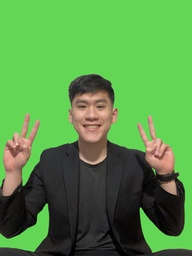
#> input picture Assignment4/image_contest/IMG_1497.jpg, 192 x 256 px, shrunk from 1703 x 2271 before the run, found by its file name
$ python best_photoshop_award.py
#> lines starting #> are read from the running program, lines starting #| are printed output that depends on the picture
### Assignment4/simpleimage.py
#!/usr/bin/env python3

"""
Stanford CS106AP SimpleImage
Nick Parlante, Sonja Johnson-Yu, and Nick Bowman
 -6/2019 version has file reading, pix, and foreach iterator

SimpleImage Features:
Create image:
    image = SimpleImage.blank(400, 200)   # create new image of size
    image = SimpleImage('foo.jpg')        # create from file

Access size
    image.width, image.height

Iterate over all pixels:
    for pixel in image:
        #do something with pixel

Get pix at x,y
    pix = image.get_pix(x, y)
    # pix is RGB tuple like (100, 200, 0)

Set pix at x,y
    image.set_pix(x, y, pix)   # set data by tuple also

Get Pixel object at x,y
    pixel = image.get_pixel(x, y)
    pixel.red = 0
    pixel.blue = 255

Show image on screen
    image.show()

The main() function below demonstrates the above functions as a test.
"""

import sys
# If the following line fails, "Pillow" needs to be installed
from PIL import Image


def clamp(num):
    """
    Return a "clamped" version of the given num,
    converted to be an int limited to the range 0..255 for 1 byte.
    """
    num = int(num)
    if num < 0:
        return 0
    if num >= 256:
        return 255
    return num


class Pixel(object):
    """
    A pixel at an x,y in a SimpleImage.
    Supports set/get .red .green .blue
    and get .x .y
    """
    def __init__(self, image, x, y):
        self.image = image
        self._x = x
        self._y = y

    def __str__(self):
        return 'r:' + str(self.red) + ' g:' + str(self.green) + ' b:' + str(self.blue)

    # Pillow image stores each pixel color as a (red, green, blue) tuple.
    # So the functions below have to unpack/repack the tuple to change anything.

    @property
    def red(self):
        return self.image.px[self._x, self._y][0]

    @red.setter
    def red(self, value):
        rgb = self.image.px[self._x, self._y]
        self.image.px[self._x, self._y] = (clamp(value), rgb[1], rgb[2])

    @property
    def green(self):
        return self.image.px[self._x, self._y][1]

    @green.setter
    def green(self, value):
        rgb = self.image.px[self._x, self._y]
        self.image.px[self._x, self._y] = (rgb[0], clamp(value), rgb[2])

    @property
    def blue(self):
        return self.image.px[self._x, self._y][2]

    @blue.setter
    def blue(self, value):
        rgb = self.image.px[self._x, self._y]
        self.image.px[self._x, self._y] = (rgb[0], rgb[1], clamp(value))

    @property
    def x(self):
        return self._x

    @property
    def y(self):
        return self._y


# color tuples for background color names 'red' 'white' etc.
BACK_COLORS = {
    'white': (255, 255, 255),
    'black': (0, 0, 0),
    'red': (255, 0, 0),
    'green': (0, 255, 0),
    'blue': (0, 0, 255),
}


class SimpleImage(object):
    def __init__(self, filename, width=0, height=0, back_color=None):
        """
        Create a new image. This case works: SimpleImage('foo.jpg')
        To create a blank image use SimpleImage.blank(500, 300)
        The other parameters here are for internal/experimental use.
        """
        # Create pil_image either from file, or making blank
        if filename:
            self.pil_image = Image.open(filename).convert("RGB")
            if self.pil_image.mode != 'RGB':
                raise Exception('Image file is not RGB')
            self._filename = filename  # hold onto
        else:
            if not back_color:
                back_color = 'white'
            color_tuple = BACK_COLORS[back_color]
            if width == 0 or height == 0:
                raise Exception('Creating blank image requires width/height but got {} {}'
                                .format(width, height))
            self.pil_image = Image.new('RGB', (width, height), color_tuple)
        self.px = self.pil_image.load()
        size = self.pil_image.size
        self._width = size[0]
        self._height = size[1]
        self.curr_x = 0
        self.curr_y = 0

    def __iter__(self):
        return self

    # [26 lines left out: functions __next__, increment_curr_counters, blank, file, not called in this run]

    @property
    def width(self):
        """Width of image in pixels."""
        return self._width

    @property
    def height(self):
        """Height of image in pixels."""
        return self._height

    def get_pixel(self, x, y):
        """
        Returns a Pixel at the given x,y, suitable for getting/setting
        .red .green .blue values.
        """
        if x < 0 or x >= self._width or y < 0 or y >= self.height:
            e = Exception('get_pixel bad coordinate x %d y %d (vs. image width %d height %d)' %
                          (x, y, self._width, self.height))
            raise e
        return Pixel(self, x, y)

    # [14 lines left out: functions set_pixel, set_rgb, not called in this run]

    def get_pix(self, x, y):
        """Get pix RGB tuple (200, 100, 50) for the given x,y."""
        return self.px[x, y]

    def set_pix(self, x, y, pix):
        """Set the given pix RGB tuple into the image at the given x,y."""
        self.px[x, y] = pix

    def show(self):
        """Displays the image using an external utility."""
        self.pil_image.show()

    def make_as_big_as(self, image):
        """Resizes image to the shape of the given image"""
        self.pil_image = self.pil_image.resize((image.width, image.height))
        self.px = self.pil_image.load()
        size = self.pil_image.size
        self._width = size[0]
        self._height = size[1]


# [30 lines left out: function main, not called in this run]


# [2 lines that do not run on import are left out]

### Assignment4/best_photoshop_award.py
"""
File: best_photoshop_award.py
----------------------------------
This file creates a photoshopped image
that is going to compete for the Best
Photoshop Award for SC001.
Please put all the images you will use in the image_contest folder
and make sure to choose the right folder when loading your images.
"""


from simpleimage import SimpleImage

THRESHOLD1 = 1.2  # 解決顏色 問題
BLACK = 100  # 解決黑色 問題


def main():
    """
    TODO:
    """
    fig = SimpleImage('image_contest/IMG_1497.JPG')
#> in __init__, self.pil_image is the input picture: PIL image 192x256 RGB; mean R, G, B 86.2, 146.5, 71.4
    bg = SimpleImage('image_contest/brick_wall.jpeg')
#> call 2 of __init__, with filename = 'image_contest/brick_wall.jpeg', width = 0, height = 0
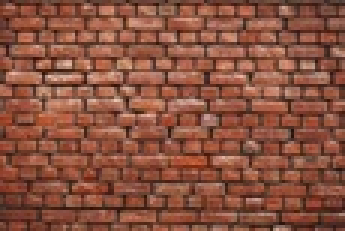
#> input picture Assignment4/image_contest/brick_wall.jpeg, 115 x 77 px, shrunk from 1024 x 683 before the run (shown 3 times larger)
#> in __init__, self.pil_image is the input picture: PIL image 115x77 RGB; mean R, G, B 137, 81.7, 63.1
    bg.make_as_big_as(fig)
#> in make_as_big_as, `self.pil_image = self.pil_image.resize((image.width, image.height))`:
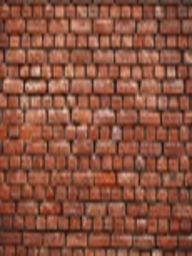
#> self.pil_image: PIL image 192x256 RGB; mean R, G, B 137, 81.7, 63.2
    new_img = combine(fig, bg)
    new_img.show()
#> in show, `self.pil_image.show()`:
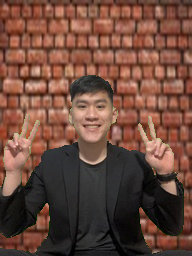
#> shown: PIL image 192x256 RGB; mean R, G, B 109.1, 73.4, 60.5


def combine(fig, bg):
    for x in range(fig.width):
        for y in range(fig.height):
            fig_pixel = fig.get_pixel(x, y)
            avg = (fig_pixel.red + fig_pixel.green + fig_pixel.blue)//3
            total = (fig_pixel.red + fig_pixel.green + fig_pixel.blue)
            if fig_pixel.green > avg * THRESHOLD1 and total > BLACK:
                # Green screen
                bg_pixel = bg.get_pixel(x, y)
                fig_pixel.red = bg_pixel.red
                fig_pixel.green = bg_pixel.green
                fig_pixel.blue = bg_pixel.blue
    return fig


if __name__ == '__main__':
    main()
# 創作理念：
# 很開心能夠參加 stanCode SC001 的課程。
# 背景是在 Stanford 網站上找到的牆壁。想藉由"紅磚"的元素 to show respect to Stanford and stanCode.
